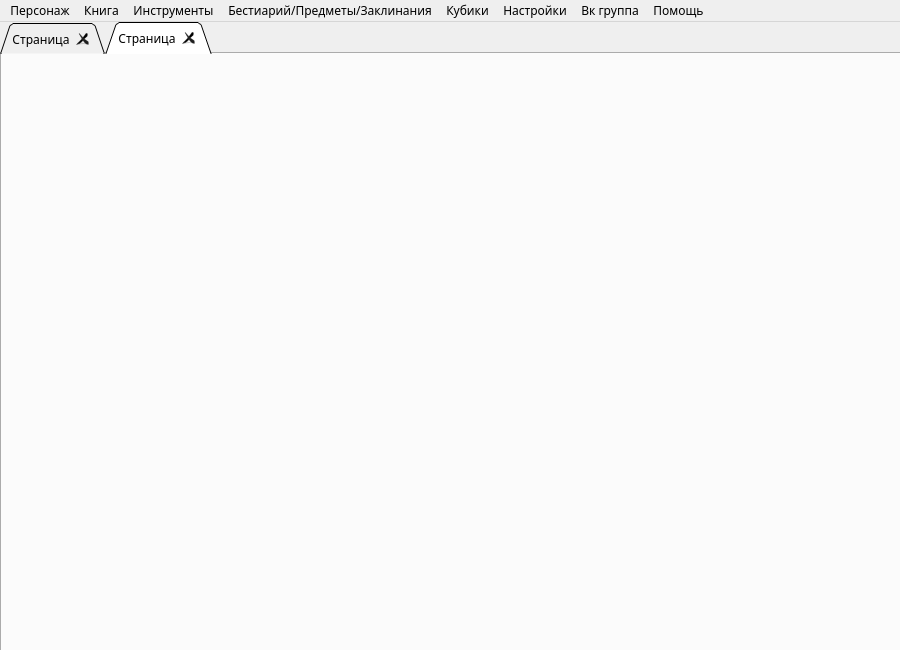
<?xml version="1.0" encoding="UTF-8"?>
<ui version="4.0">
 <class>MainWindow</class>
 <widget class="QMainWindow" name="MainWindow">
  <property name="windowModality">
   <enum>Qt::NonModal</enum>
  </property>
  <property name="enabled">
   <bool>true</bool>
  </property>
  <property name="geometry">
   <rect>
    <x>0</x>
    <y>0</y>
    <width>900</width>
    <height>650</height>
   </rect>
  </property>
  <property name="sizePolicy">
   <sizepolicy hsizetype="Fixed" vsizetype="Fixed">
    <horstretch>250</horstretch>
    <verstretch>250</verstretch>
   </sizepolicy>
  </property>
  <property name="minimumSize">
   <size>
    <width>900</width>
    <height>650</height>
   </size>
  </property>
  <property name="maximumSize">
   <size>
    <width>900</width>
    <height>650</height>
   </size>
  </property>
  <property name="font">
   <font>
    <family>Source Code Pro Semibold</family>
    <strikeout>false</strikeout>
   </font>
  </property>
  <property name="cursor">
   <cursorShape>ArrowCursor</cursorShape>
  </property>
  <property name="windowTitle">
   <string>D&amp;D Helper(alphatest 0.4)</string>
  </property>
  <property name="windowIcon">
   <iconset>
    <normaloff>old/icon.ico</normaloff>old/icon.ico</iconset>
  </property>
  <property name="tabShape">
   <enum>QTabWidget::Rounded</enum>
  </property>
  <property name="dockOptions">
   <set>QMainWindow::AllowTabbedDocks|QMainWindow::AnimatedDocks</set>
  </property>
  <widget class="QWidget" name="centralwidget">
   <widget class="QTabWidget" name="characters_tab">
    <property name="geometry">
     <rect>
      <x>0</x>
      <y>0</y>
      <width>901</width>
      <height>631</height>
     </rect>
    </property>
    <property name="tabPosition">
     <enum>QTabWidget::North</enum>
    </property>
    <property name="tabShape">
     <enum>QTabWidget::Triangular</enum>
    </property>
    <property name="currentIndex">
     <number>1</number>
    </property>
    <property name="elideMode">
     <enum>Qt::ElideLeft</enum>
    </property>
    <property name="documentMode">
     <bool>false</bool>
    </property>
    <property name="tabsClosable">
     <bool>true</bool>
    </property>
    <property name="movable">
     <bool>true</bool>
    </property>
    <property name="tabBarAutoHide">
     <bool>false</bool>
    </property>
    <widget class="QWidget" name="tab">
     <attribute name="title">
      <string>Страница</string>
     </attribute>
     <widget class="QPushButton" name="pushButton">
      <property name="geometry">
       <rect>
        <x>190</x>
        <y>180</y>
        <width>75</width>
        <height>23</height>
       </rect>
      </property>
      <property name="text">
       <string>PushButton</string>
      </property>
     </widget>
     <widget class="QLabel" name="label">
      <property name="geometry">
       <rect>
        <x>370</x>
        <y>300</y>
        <width>171</width>
        <height>41</height>
       </rect>
      </property>
      <property name="text">
       <string>TextLabel</string>
      </property>
     </widget>
    </widget>
    <widget class="QWidget" name="tab_2">
     <attribute name="title">
      <string>Страница</string>
     </attribute>
    </widget>
   </widget>
  </widget>
  <widget class="QMenuBar" name="menuBar">
   <property name="geometry">
    <rect>
     <x>0</x>
     <y>0</y>
     <width>900</width>
     <height>21</height>
    </rect>
   </property>
   <property name="font">
    <font>
     <family>Source Code Pro Semibold</family>
     <strikeout>false</strikeout>
    </font>
   </property>
   <property name="layoutDirection">
    <enum>Qt::LeftToRight</enum>
   </property>
   <property name="autoFillBackground">
    <bool>true</bool>
   </property>
   <property name="defaultUp">
    <bool>false</bool>
   </property>
   <widget class="QMenu" name="character_menu">
    <property name="title">
     <string>Персонаж</string>
    </property>
    <addaction name="add_character"/>
    <addaction name="load_character"/>
    <addaction name="save_character"/>
   </widget>
   <widget class="QMenu" name="book_menu">
    <property name="title">
     <string>Книга</string>
    </property>
    <addaction name="master_book"/>
    <addaction name="study_book"/>
   </widget>
   <widget class="QMenu" name="instruments_menu">
    <property name="title">
     <string>Инструменты</string>
    </property>
    <widget class="QMenu" name="instr_character">
     <property name="title">
      <string>Создание персонажа/npc</string>
     </property>
     <widget class="QMenu" name="name_generator">
      <property name="title">
       <string>Генератор имен</string>
      </property>
      <addaction name="actionAutoNAME_AutoREALM_name_generator"/>
      <addaction name="actiontentaculus_ru_name_generator"/>
     </widget>
     <widget class="QMenu" name="bandit_name_generator">
      <property name="title">
       <string>Генератор имен бандитов</string>
      </property>
      <addaction name="actionstormtower_ru_bandit_name_generator"/>
     </widget>
     <widget class="QMenu" name="harakter_generator">
      <property name="title">
       <string>Генератор характера</string>
      </property>
      <addaction name="actionrandomall_ru_harakter_generator"/>
     </widget>
     <widget class="QMenu" name="country_name_generator">
      <property name="title">
       <string>Генератор названия станы</string>
      </property>
      <addaction name="actionrandomall_ru_county_name_generator"/>
     </widget>
     <addaction name="name_generator"/>
     <addaction name="bandit_name_generator"/>
     <addaction name="harakter_generator"/>
     <addaction name="country_name_generator"/>
     <addaction name="actionrpgtinker_com_country_name_generator"/>
    </widget>
    <widget class="QMenu" name="make_location">
     <property name="title">
      <string>Создание локаций</string>
     </property>
     <widget class="QMenu" name="home_generator">
      <property name="title">
       <string>Генератор Таверн</string>
      </property>
      <addaction name="actionstormtower_ru_home_generator"/>
     </widget>
     <widget class="QMenu" name="city_generator">
      <property name="title">
       <string>Генератор карты города</string>
      </property>
      <addaction name="actionwatabou_itch_io_city_generator"/>
     </widget>
     <addaction name="home_generator"/>
     <addaction name="city_generator"/>
     <addaction name="actionCampaign_Cartographer_3_CC3_city_generator"/>
     <addaction name="actionAutoREALM_city_generator"/>
     <addaction name="actionpyromancers_com_city_generator"/>
    </widget>
    <addaction name="instr_character"/>
    <addaction name="make_location"/>
    <addaction name="sounds"/>
   </widget>
   <widget class="QMenu" name="usefull_menu">
    <property name="title">
     <string>Бестиарий/Предметы/Заклинания</string>
    </property>
    <widget class="QMenu" name="bestiary">
     <property name="title">
      <string>Бестиарий</string>
     </property>
     <addaction name="actiondungeon_su_bestiary"/>
     <addaction name="actiontentaculus_ru_bestiary"/>
    </widget>
    <widget class="QMenu" name="items">
     <property name="title">
      <string>Предметы</string>
     </property>
     <widget class="QMenu" name="magic_items">
      <property name="title">
       <string>Маг. Предметы</string>
      </property>
      <addaction name="actiondungeon_su_magic_items"/>
      <addaction name="actiontentaculus_ru_magic_items"/>
     </widget>
     <widget class="QMenu" name="normal_items">
      <property name="title">
       <string>Обычное оружие</string>
      </property>
      <addaction name="actiondungeon_su_normal_items"/>
      <addaction name="actiondnd5_club_normal_items"/>
     </widget>
     <addaction name="magic_items"/>
     <addaction name="normal_items"/>
    </widget>
    <widget class="QMenu" name="magic">
     <property name="title">
      <string>Заклинания</string>
     </property>
     <addaction name="actiondungeon_su_magic"/>
     <addaction name="actiontentaculus_ru_magic"/>
    </widget>
    <addaction name="bestiary"/>
    <addaction name="items"/>
    <addaction name="magic"/>
   </widget>
   <widget class="QMenu" name="cubes">
    <property name="title">
     <string>Кубики</string>
    </property>
    <addaction name="action1"/>
   </widget>
   <widget class="QMenu" name="configs">
    <property name="title">
     <string>Настройки</string>
    </property>
   </widget>
   <widget class="QMenu" name="vk_group">
    <property name="title">
     <string>Вк группа</string>
    </property>
   </widget>
   <widget class="QMenu" name="help">
    <property name="tearOffEnabled">
     <bool>false</bool>
    </property>
    <property name="title">
     <string>Помощь</string>
    </property>
   </widget>
   <addaction name="character_menu"/>
   <addaction name="book_menu"/>
   <addaction name="instruments_menu"/>
   <addaction name="usefull_menu"/>
   <addaction name="cubes"/>
   <addaction name="configs"/>
   <addaction name="vk_group"/>
   <addaction name="help"/>
  </widget>
  <action name="add_character">
   <property name="text">
    <string>Добавить</string>
   </property>
   <property name="shortcut">
    <string>Ctrl+N</string>
   </property>
  </action>
  <action name="load_character">
   <property name="text">
    <string>Загрузить</string>
   </property>
   <property name="shortcut">
    <string>Ctrl+L</string>
   </property>
  </action>
  <action name="save_character">
   <property name="text">
    <string>Сохранить всех</string>
   </property>
   <property name="shortcut">
    <string>Ctrl+S</string>
   </property>
  </action>
  <action name="master_book">
   <property name="text">
    <string>Книга Мастера(offline)</string>
   </property>
   <property name="shortcut">
    <string>Ctrl+M</string>
   </property>
  </action>
  <action name="study_book">
   <property name="text">
    <string>Книга Игрока(Offline)</string>
   </property>
   <property name="shortcut">
    <string>Ctrl+P</string>
   </property>
  </action>
  <action name="sounds">
   <property name="text">
    <string>Звуковое сопровождение</string>
   </property>
  </action>
  <action name="actionrpgtinker_com_country_name_generator">
   <property name="text">
    <string>rpgtinker.com</string>
   </property>
  </action>
  <action name="actionAutoNAME_AutoREALM_name_generator">
   <property name="text">
    <string>AutoNAME(AutoREALM)</string>
   </property>
  </action>
  <action name="actiontentaculus_ru_name_generator">
   <property name="text">
    <string>tentaculus.ru</string>
   </property>
  </action>
  <action name="actionstormtower_ru_bandit_name_generator">
   <property name="text">
    <string>stormtower.ru</string>
   </property>
  </action>
  <action name="actionrandomall_ru_harakter_generator">
   <property name="text">
    <string>randomall.ru</string>
   </property>
  </action>
  <action name="actionrandomall_ru_county_name_generator">
   <property name="text">
    <string>randomall.ru</string>
   </property>
  </action>
  <action name="actionstormtower_ru_home_generator">
   <property name="text">
    <string>stormtower.ru(Описание)</string>
   </property>
  </action>
  <action name="actionCampaign_Cartographer_3_CC3_city_generator">
   <property name="text">
    <string>Campaign Cartographer 3(CC3)</string>
   </property>
  </action>
  <action name="actionAutoREALM_city_generator">
   <property name="text">
    <string>AutoREALM</string>
   </property>
  </action>
  <action name="actionpyromancers_com_city_generator">
   <property name="text">
    <string>pyromancers.com</string>
   </property>
  </action>
  <action name="actionwatabou_itch_io_city_generator">
   <property name="text">
    <string>watabou.itch.io</string>
   </property>
  </action>
  <action name="actiondungeon_su_bestiary">
   <property name="text">
    <string>dungeon.su</string>
   </property>
  </action>
  <action name="actiontentaculus_ru_bestiary">
   <property name="text">
    <string>tentaculus.ru</string>
   </property>
  </action>
  <action name="actiondungeon_su_magic_items">
   <property name="text">
    <string>dungeon.su</string>
   </property>
  </action>
  <action name="actiontentaculus_ru_magic_items">
   <property name="text">
    <string>tentaculus.ru</string>
   </property>
  </action>
  <action name="actiondungeon_su_normal_items">
   <property name="text">
    <string>dungeon.su</string>
   </property>
  </action>
  <action name="actiondnd5_club_normal_items">
   <property name="text">
    <string>dnd5.club</string>
   </property>
  </action>
  <action name="actiondungeon_su_magic">
   <property name="text">
    <string>dungeon.su</string>
   </property>
  </action>
  <action name="actiontentaculus_ru_magic">
   <property name="text">
    <string>tentaculus.ru</string>
   </property>
  </action>
  <action name="action1">
   <property name="text">
    <string>1</string>
   </property>
  </action>
 </widget>
 <resources/>
 <connections/>
</ui>
